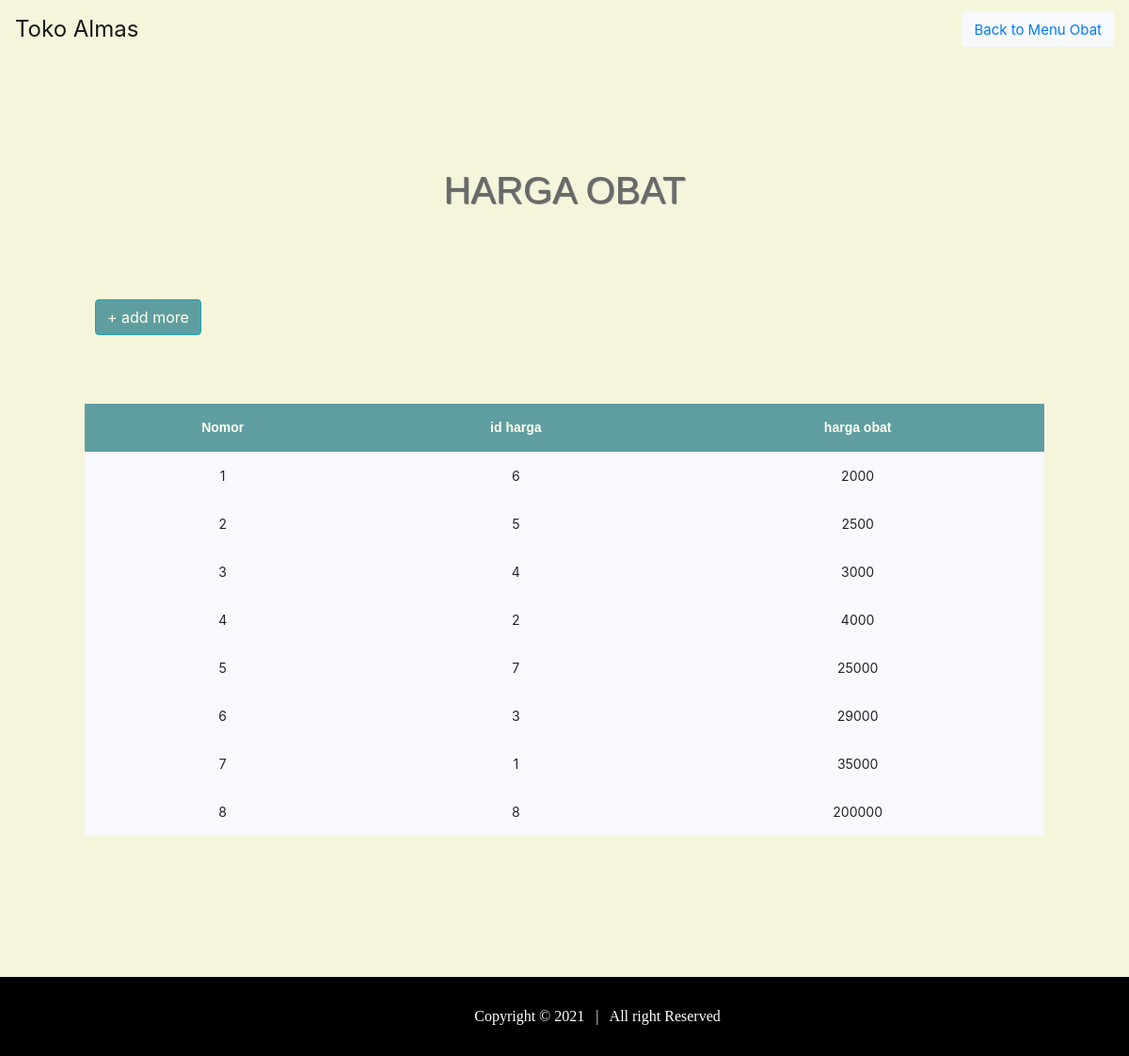
Page /harga.php (signed in) on the committed database.
### tables this page shows
CREATE TABLE `harga` (
  `id_harga` int(20) NOT NULL,
  `harga_obat` int(20) NOT NULL,
  `kode_obat` int(20) NOT NULL,
  `nama_obat` varchar(20) NOT NULL
);

### functions.php (called while the page is built, shortened)
<?php
$conn = mysqli_connect("localhost", "root", "", "almassistem");
function query($query) {
    global $conn;
    $result = mysqli_query($conn, $query);
    $rows = [];
    while ($row = mysqli_fetch_assoc($result)) {
      $rows[] = $row;
    }
    return $rows;
  }
?>

### harga.php (the view, shortened to what this page needs)
<?php
require 'functions.php';
$harga = query("SELECT * FROM harga ORDER BY harga_obat ASC");
 ?>
<!DOCTYPE html>
<html lang="en">
<head>
    <link rel="stylesheet" href="https://cdn.jsdelivr.net/npm/bootstrap@4.5.3/dist/css/bootstrap.min.css">
    <link rel="stylesheet" type="text/css" href="style.css">
    <link rel="stylesheet" href="https://cdn.jsdelivr.net/npm/bootstrap@4.5.3/dist/css/bootstrap.min.css">
    <link rel="stylesheet" type="text/css" href="styleobat.css">
</head>
<body>
<header>
        <nav class="navbar navbar-expand-lg navbar-light bg-transparent">
            <a class="navbar-brand text-black" >Toko Almas</a>
            <div class="collapse navbar-collapse" id="navbarSupportedContent">
                <ul class="navbar-nav ml-auto">
                    <li class="nav-item">
                        <button type="button" class="btn btn-light"><a href="menukedua.php" style="font-size: 15px;">Back to Menu Obat</a></button>
                    </li>
                </ul>
            </div>
        </nav>
    </header>
    <p>HARGA OBAT</p>
    <button type="button" class="btn btn-info" style="margin-top: 70px; margin-left: 101px; background-color: CadetBlue;"> <a href="tambahharga.php" style="color: Ivory;">+ add more</a></button>
    <br> <br>
    <br>
    <table align="center" border="1" cellpadding="10" cellspacing="0">
        <tr>
            <th>Nomor</th>
            <th>id harga</th>
            <th> harga obat</th>
        </tr>
        <?php $i = 1; ?>
        <?php foreach ($harga as $row) : ?>
        <tr>
            <td><?= $i; ?></td>
            <td> <?= $row["id_harga"]; ?> </td>
            <td> <?= $row["harga_obat"]; ?> </td>
        </tr>
        <?php $i++; ?>
        <?php endforeach; ?>
    </table>
</body>
<footer>
        <div class='footer-left' style="text-align: center;">
          Copyright  &#169; 2021 &nbsp;&nbsp;|&nbsp;&nbsp;  All right Reserved
        </div>
    </footer>
</html>

### style.css (style rules this page uses)
.navbar-brand { font-size: 18pt; }

### styleobat.css (style rules this page uses)
.navbar-brand { font-size: 24px; }
body { padding: 0; margin: 0; background-color: Beige; }
p { text-align: center; padding-top: 110px; color: DimGrey; text-shadow: 1px 1px 1px #696969; font-family: Arial, Sans-serif; font-size: 40px; }
table, th, td { text-align: center; border: 1px Ivory; border-collapse: collapse; }
th { background-color: CadetBlue; color: Ivory; font-family: Arial, Helvetica, sans-serif;; font-size: 14px; }
td { background-color: GhostWhite; font-size: 14px; }
th, td { padding: 15px; }
table { margin-top: 25px; margin-bottom: 20px; width: 85%; }
footer { background-color: black; color: white; font-family: 'EB Garamond'; padding: 30px 30px 30px 100px; margin-top: 150px; }

### rows in the picture
harga: id_harga "6", harga_obat "2000"
harga: id_harga "5", harga_obat "2500"
harga: id_harga "4", harga_obat "3000"
harga: id_harga "2", harga_obat "4000"
harga: id_harga "7", harga_obat "25000"
harga: id_harga "3", harga_obat "29000"
harga: id_harga "1", harga_obat "35000"
harga: id_harga "8", harga_obat "200000"
